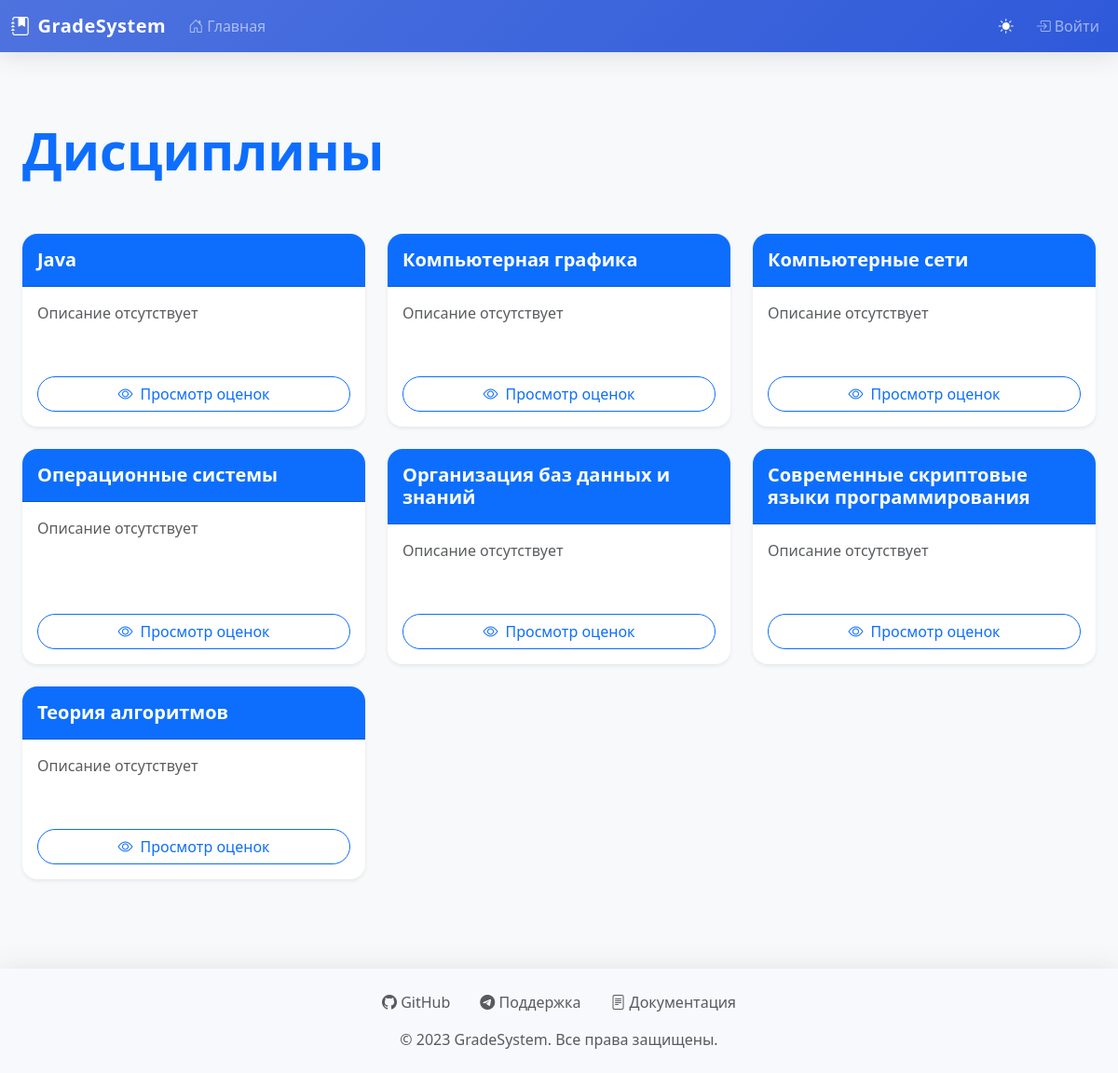
The page / on the database its author committed.
### app.py (models this page shows, shortened)
class Subject(db.Model):
    id = db.Column(db.Integer, primary_key=True)
    title = db.Column(db.String(100), nullable=False)
    description = db.Column(db.Text, nullable=True)
    grades = db.relationship('Grade', backref='subject', lazy=True, cascade='all, delete-orphan')

### app.py (the view)
@app.route('/')
def index():
    subjects = Subject.query.order_by(Subject.title).all()
    return render_template('index.html', subjects=subjects)

### templates/index.html (shortened to what this page needs)
{% extends "base.html" %}
{% block content %}
<div class="container py-5">
    <div class="d-flex justify-content-between align-items-center mb-5">
        <h1 class="display-4 fw-bold text-primary">Дисциплины</h1>
    </div>
    {% if not subjects %}
    <div class="text-center py-5">
        <div class="card border-0 bg-light rounded-4 p-5">
            <i class="bi bi-book text-muted" style="font-size: 3rem;"></i>
            <h3 class="mt-3 text-muted">Дисциплин пока нет</h3>
            {% if current_user.group == 'admin' %}
            <p class="text-muted">Добавьте первую дисциплину, нажав на кнопку выше</p>
            {% endif %}
        </div>
    </div>
    {% else %}
    <div class="row g-4">
        {% for subject in subjects %}
        <div class="col-lg-4 col-md-6">
            <div class="card h-100 border-0 shadow-sm rounded-4 overflow-hidden hover-shadow-lg transition-all">
                <div class="card-header bg-primary text-white py-3">
                    <h5 class="card-title mb-0 fw-bold">{{ subject.title }}</h5>
                </div>
                <div class="card-body">
                    <p class="card-text text-muted mb-4">{{ subject.description or "Описание отсутствует" }}</p>
                </div>
                <div class="card-footer bg-transparent border-0 py-3">
                    <div class="d-flex gap-2 flex-wrap">
                        <a href="{{ url_for('subject', subject_id=subject.id) }}" class="btn btn-outline-primary rounded-pill flex-grow-1">
                            <i class="bi bi-eye me-2"></i>Просмотр оценок
                        </a>
                    </div>
                </div>
            </div>
        </div>
        {% endfor %}
    </div>
    {% endif %}
</div>
{% endblock %}

### templates/base.html (shortened to what this page needs)
<!DOCTYPE html>
<html lang="ru" data-bs-theme="light">
<head>
    <link href="https://cdn.jsdelivr.net/npm/bootstrap@5.3.2/dist/css/bootstrap.min.css" rel="stylesheet">
    <link rel="stylesheet" href="https://cdn.jsdelivr.net/npm/bootstrap-icons@1.11.1/font/bootstrap-icons.css">
</head>
<body>
    <nav class="navbar navbar-expand-lg navbar-dark sticky-top">
        <div class="container">
            <a class="navbar-brand d-flex align-items-center" href="{{ url_for('index') }}">
                <i class="bi bi-journal-bookmark-fill me-2"></i>
                <span>GradeSystem</span>
            </a>
            <div class="collapse navbar-collapse" id="navbarNav">
                <ul class="navbar-nav me-auto">
                    <li class="nav-item">
                        <a class="nav-link" href="{{ url_for('index') }}">
                            <i class="bi bi-house-door me-1"></i>Главная
                        </a>
                    </li>
                </ul>
                <div class="d-flex align-items-center">
                    <div class="me-3 theme-toggle text-white" id="themeToggle">
                    </div>
                    <div class="navbar-nav">
                        {% if current_user.is_authenticated %}
                            <div class="nav-item dropdown">
                                <a class="nav-link dropdown-toggle d-flex align-items-center" href="#" role="button" data-bs-toggle="dropdown">
                                    <i class="bi bi-person-circle me-1"></i>
                                    <span>{{ current_user.username }}</span>
                                </a>
                                <ul class="dropdown-menu dropdown-menu-end">
                                    <li><a class="dropdown-item" href="#">
                                        <i class="bi bi-person me-2"></i>Профиль
                                    </a></li>
                                    <li><a class="dropdown-item" href="#">
                                        <i class="bi bi-gear me-2"></i>Настройки
                                    </a></li>
                                    <li><hr class="dropdown-divider"></li>
                                    <li><a class="dropdown-item" href="{{ url_for('logout') }}">
                                        <i class="bi bi-box-arrow-right me-2"></i>Выйти
                                    </a></li>
                                </ul>
                            </div>
                        {% else %}
                            <a class="nav-item nav-link" href="{{ url_for('login') }}">
                                <i class="bi bi-box-arrow-in-right me-1"></i>Войти
                            </a>
                        {% endif %}
                    </div>
                </div>
            </div>
        </div>
    </nav>
    <main class="container my-4 fade-in">
        {% block content %}{% endblock %}
    </main>
    <footer class="fade-in">
        <div class="container text-center">
            <div class="d-flex justify-content-center mb-3">
                <a href="#" class="text-decoration-none mx-3 text-muted">
                    <i class="bi bi-github"></i> GitHub
                </a>
                <a href="#" class="text-decoration-none mx-3 text-muted">
                    <i class="bi bi-telegram"></i> Поддержка
                </a>
                <a href="#" class="text-decoration-none mx-3 text-muted">
                    <i class="bi bi-file-text"></i> Документация
                </a>
            </div>
            <p class="text-muted mb-0">&copy; 2023 GradeSystem. Все права защищены.</p>
        </div>
    </footer>
</body>
</html>

### templates/base.html (style rules this page uses)
:root { --primary-color: #4e73df; --secondary-color: #f8f9fc; --accent-color: #2e59d9; }
body { background-color: #f8f9fa; font-family: 'Segoe UI', Tahoma, Geneva, Verdana, sans-serif; }
.navbar { box-shadow: 0 0.15rem 1.75rem 0 rgba(58, 59, 69, 0.15); background: linear-gradient(135deg, var(--primary-color) 0%, var(--accent-color) 100%); }
.navbar-brand { font-weight: 600; letter-spacing: 0.5px; }
.nav-link { transition: all 0.3s ease; position: relative; }
.nav-link:after { content: ''; position: absolute; width: 0; height: 2px; bottom: 0; left: 0; background-color: white; transition: width 0.3s ease; }
.container { max-width: 1200px; }
.card { border: none; border-radius: 0.35rem; box-shadow: 0 0.15rem 1.75rem 0 rgba(58, 59, 69, 0.1); transition: transform 0.3s ease, box-shadow 0.3s ease; }
footer { background-color: var(--secondary-color); padding: 1.5rem 0; margin-top: 3rem; box-shadow: 0 -0.15rem 1.75rem 0 rgba(58, 59, 69, 0.1); }
.fade-in { animation: fadeIn 0.5s ease-in; }
.theme-toggle { cursor: pointer; transition: transform 0.3s ease; }

### templates/index.html (style rules this page uses)
.transition-all { transition: all 0.3s ease; }
.rounded-4 { border-radius: 1rem !important; }

### rows shown on the page
Subject: title "Java", description "Описание отсутствует"
Subject: title "Компьютерная графика", description "Описание отсутствует"
Subject: title "Компьютерные сети", description "Описание отсутствует"
Subject: title "Операционные системы", description "Описание отсутствует"
Subject: title "Организация баз данных и знаний", description "Описание отсутствует"
Subject: title "Современные скриптовые языки программирования", description "Описание отсутствует"
Subject: title "Теория алгоритмов", description "Описание отсутствует"
